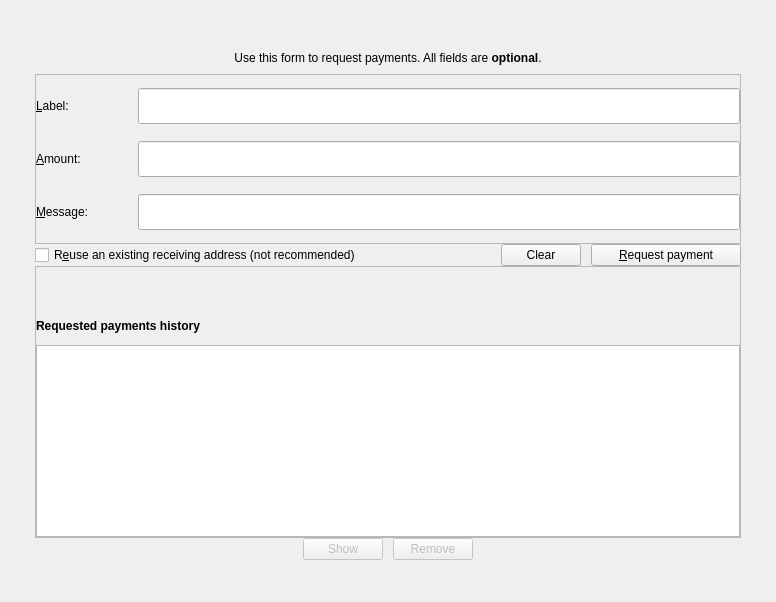
<?xml version="1.0" encoding="UTF-8"?>
<ui version="4.0">
 <class>ReceiveCoinsDialog</class>
 <widget class="QWidget" name="ReceiveCoinsDialog">
  <property name="geometry">
   <rect>
    <x>0</x>
    <y>0</y>
    <width>776</width>
    <height>602</height>
   </rect>
  </property>
  <property name="sizePolicy">
   <sizepolicy hsizetype="Preferred" vsizetype="MinimumExpanding">
    <horstretch>0</horstretch>
    <verstretch>0</verstretch>
   </sizepolicy>
  </property>
  <layout class="QVBoxLayout" name="verticalLayout" stretch="0">
   <property name="spacing">
    <number>0</number>
   </property>
   <property name="leftMargin">
    <number>35</number>
   </property>
   <property name="topMargin">
    <number>42</number>
   </property>
   <property name="rightMargin">
    <number>35</number>
   </property>
   <property name="bottomMargin">
    <number>42</number>
   </property>
   <item>
    <widget class="QFrame" name="mainFrame">
     <property name="sizePolicy">
      <sizepolicy hsizetype="Preferred" vsizetype="MinimumExpanding">
       <horstretch>0</horstretch>
       <verstretch>0</verstretch>
      </sizepolicy>
     </property>
     <property name="lineWidth">
      <number>0</number>
     </property>
     <layout class="QVBoxLayout" name="verticalLayout_6">
      <property name="spacing">
       <number>0</number>
      </property>
      <property name="leftMargin">
       <number>0</number>
      </property>
      <property name="topMargin">
       <number>0</number>
      </property>
      <property name="rightMargin">
       <number>0</number>
      </property>
      <property name="bottomMargin">
       <number>0</number>
      </property>
      <item>
       <layout class="QVBoxLayout" name="verticalLayout_5">
        <property name="spacing">
         <number>0</number>
        </property>
        <item>
         <widget class="QLabel" name="label_5">
          <property name="minimumSize">
           <size>
            <width>0</width>
            <height>32</height>
           </size>
          </property>
          <property name="text">
           <string>Use this form to request payments. All fields are &lt;b&gt;optional&lt;/b&gt;.</string>
          </property>
          <property name="alignment">
           <set>Qt::AlignCenter</set>
          </property>
         </widget>
        </item>
        <item>
         <widget class="QFrame" name="frame2">
          <property name="sizePolicy">
           <sizepolicy hsizetype="Preferred" vsizetype="MinimumExpanding">
            <horstretch>0</horstretch>
            <verstretch>0</verstretch>
           </sizepolicy>
          </property>
          <property name="frameShape">
           <enum>QFrame::StyledPanel</enum>
          </property>
          <property name="frameShadow">
           <enum>QFrame::Sunken</enum>
          </property>
          <layout class="QVBoxLayout" name="verticalLayout_3">
           <property name="spacing">
            <number>0</number>
           </property>
           <property name="leftMargin">
            <number>0</number>
           </property>
           <property name="topMargin">
            <number>0</number>
           </property>
           <property name="rightMargin">
            <number>0</number>
           </property>
           <property name="bottomMargin">
            <number>0</number>
           </property>
           <item>
            <layout class="QGridLayout" name="gridLayout">
             <property name="horizontalSpacing">
              <number>0</number>
             </property>
             <property name="verticalSpacing">
              <number>15</number>
             </property>
             <item row="0" column="0">
              <widget class="QLabel" name="label_2">
               <property name="sizePolicy">
                <sizepolicy hsizetype="Fixed" vsizetype="Fixed">
                 <horstretch>0</horstretch>
                 <verstretch>0</verstretch>
                </sizepolicy>
               </property>
               <property name="minimumSize">
                <size>
                 <width>102</width>
                 <height>38</height>
                </size>
               </property>
               <property name="toolTip">
                <string>An optional label to associate with the new receiving address.</string>
               </property>
               <property name="text">
                <string>&amp;Label:</string>
               </property>
               <property name="buddy">
                <cstring>reqLabel</cstring>
               </property>
              </widget>
             </item>
             <item row="0" column="1">
              <widget class="QLineEdit" name="reqLabel">
               <property name="minimumSize">
                <size>
                 <width>36</width>
                 <height>36</height>
                </size>
               </property>
               <property name="toolTip">
                <string>An optional label to associate with the new receiving address.</string>
               </property>
              </widget>
             </item>
             <item row="1" column="0">
              <widget class="QLabel" name="label">
               <property name="sizePolicy">
                <sizepolicy hsizetype="Fixed" vsizetype="Fixed">
                 <horstretch>0</horstretch>
                 <verstretch>0</verstretch>
                </sizepolicy>
               </property>
               <property name="minimumSize">
                <size>
                 <width>102</width>
                 <height>38</height>
                </size>
               </property>
               <property name="toolTip">
                <string>An optional amount to request. Leave this empty or zero to not request a specific amount.</string>
               </property>
               <property name="text">
                <string>&amp;Amount:</string>
               </property>
               <property name="buddy">
                <cstring>reqAmount</cstring>
               </property>
              </widget>
             </item>
             <item row="1" column="1">
              <widget class="BitcoinAmountField" name="reqAmount">
               <property name="minimumSize">
                <size>
                 <width>36</width>
                 <height>36</height>
                </size>
               </property>
               <property name="toolTip">
                <string>An optional amount to request. Leave this empty or zero to not request a specific amount.</string>
               </property>
              </widget>
             </item>
             <item row="2" column="0">
              <widget class="QLabel" name="label_3">
               <property name="sizePolicy">
                <sizepolicy hsizetype="Fixed" vsizetype="Fixed">
                 <horstretch>0</horstretch>
                 <verstretch>0</verstretch>
                </sizepolicy>
               </property>
               <property name="minimumSize">
                <size>
                 <width>102</width>
                 <height>38</height>
                </size>
               </property>
               <property name="toolTip">
                <string>An optional message to attach to the payment request, which will be displayed when the request is opened. Note: The message will not be sent with the payment over the SURFNODE network.</string>
               </property>
               <property name="text">
                <string>&amp;Message:</string>
               </property>
               <property name="buddy">
                <cstring>reqMessage</cstring>
               </property>
              </widget>
             </item>
             <item row="2" column="1">
              <widget class="QLineEdit" name="reqMessage">
               <property name="minimumSize">
                <size>
                 <width>36</width>
                 <height>36</height>
                </size>
               </property>
               <property name="toolTip">
                <string>An optional message to attach to the payment request, which will be displayed when the request is opened.&lt;br&gt;Note: The message will not be sent with the payment over the SURFNODE network.</string>
               </property>
              </widget>
             </item>
            </layout>
           </item>
          </layout>
         </widget>
        </item>
        <item>
         <layout class="QHBoxLayout" name="horizontalLayout_3">
          <property name="spacing">
           <number>10</number>
          </property>
          <item>
           <widget class="QCheckBox" name="reuseAddress">
            <property name="toolTip">
             <string>Reuse one of the previously used receiving addresses.&lt;br&gt;Reusing addresses has security and privacy issues.&lt;br&gt;Do not use this unless re-generating a payment request made before.</string>
            </property>
            <property name="text">
             <string>R&amp;euse an existing receiving address (not recommended)</string>
            </property>
           </widget>
          </item>
          <item>
           <spacer name="horizontalSpacer">
            <property name="orientation">
             <enum>Qt::Horizontal</enum>
            </property>
            <property name="sizeHint" stdset="0">
             <size>
              <width>40</width>
              <height>20</height>
             </size>
            </property>
           </spacer>
          </item>
          <item>
           <widget class="QPushButton" name="clearButton">
            <property name="sizePolicy">
             <sizepolicy hsizetype="Minimum" vsizetype="Fixed">
              <horstretch>0</horstretch>
              <verstretch>0</verstretch>
             </sizepolicy>
            </property>
            <property name="toolTip">
             <string>Clear all fields of the form.</string>
            </property>
            <property name="text">
             <string>Clear</string>
            </property>
            <property name="autoDefault">
             <bool>false</bool>
            </property>
           </widget>
          </item>
          <item>
           <widget class="QPushButton" name="receiveButton">
            <property name="minimumSize">
             <size>
              <width>150</width>
              <height>0</height>
             </size>
            </property>
            <property name="text">
             <string>&amp;Request payment</string>
            </property>
           </widget>
          </item>
         </layout>
        </item>
        <item>
         <widget class="QFrame" name="frame">
          <property name="sizePolicy">
           <sizepolicy hsizetype="Preferred" vsizetype="Maximum">
            <horstretch>0</horstretch>
            <verstretch>0</verstretch>
           </sizepolicy>
          </property>
          <property name="frameShape">
           <enum>QFrame::StyledPanel</enum>
          </property>
          <property name="frameShadow">
           <enum>QFrame::Raised</enum>
          </property>
          <layout class="QVBoxLayout" name="verticalLayout_2">
           <property name="spacing">
            <number>0</number>
           </property>
           <property name="leftMargin">
            <number>0</number>
           </property>
           <property name="topMargin">
            <number>0</number>
           </property>
           <property name="rightMargin">
            <number>0</number>
           </property>
           <property name="bottomMargin">
            <number>0</number>
           </property>
           <item>
            <spacer name="verticalSpacer">
             <property name="orientation">
              <enum>Qt::Vertical</enum>
             </property>
             <property name="sizeHint" stdset="0">
              <size>
               <width>20</width>
               <height>40</height>
              </size>
             </property>
            </spacer>
           </item>
           <item>
            <widget class="QLabel" name="label_6">
             <property name="minimumSize">
              <size>
               <width>0</width>
               <height>38</height>
              </size>
             </property>
             <property name="font">
              <font>
               <weight>75</weight>
               <bold>true</bold>
              </font>
             </property>
             <property name="text">
              <string>Requested payments history</string>
             </property>
            </widget>
           </item>
           <item>
            <widget class="QTableView" name="recentRequestsView">
             <property name="sizePolicy">
              <sizepolicy hsizetype="Expanding" vsizetype="Maximum">
               <horstretch>0</horstretch>
               <verstretch>0</verstretch>
              </sizepolicy>
             </property>
             <property name="palette">
              <palette>
               <active>
                <colorrole role="Text">
                 <brush brushstyle="SolidPattern">
                  <color alpha="255">
                   <red>51</red>
                   <green>51</green>
                   <blue>51</blue>
                  </color>
                 </brush>
                </colorrole>
               </active>
               <inactive>
                <colorrole role="Text">
                 <brush brushstyle="SolidPattern">
                  <color alpha="255">
                   <red>51</red>
                   <green>51</green>
                   <blue>51</blue>
                  </color>
                 </brush>
                </colorrole>
               </inactive>
               <disabled>
                <colorrole role="Text">
                 <brush brushstyle="SolidPattern">
                  <color alpha="255">
                   <red>85</red>
                   <green>85</green>
                   <blue>85</blue>
                  </color>
                 </brush>
                </colorrole>
               </disabled>
              </palette>
             </property>
             <property name="contextMenuPolicy">
              <enum>Qt::CustomContextMenu</enum>
             </property>
             <property name="tabKeyNavigation">
              <bool>false</bool>
             </property>
             <property name="sortingEnabled">
              <bool>true</bool>
             </property>
            </widget>
           </item>
          </layout>
         </widget>
        </item>
        <item>
         <layout class="QHBoxLayout" name="horizontalLayout_2">
          <property name="spacing">
           <number>10</number>
          </property>
          <item>
           <spacer name="horizontalSpacer_3">
            <property name="orientation">
             <enum>Qt::Horizontal</enum>
            </property>
            <property name="sizeHint" stdset="0">
             <size>
              <width>40</width>
              <height>20</height>
             </size>
            </property>
           </spacer>
          </item>
          <item>
           <widget class="QPushButton" name="showRequestButton">
            <property name="enabled">
             <bool>false</bool>
            </property>
            <property name="toolTip">
             <string>Show the selected request (does the same as double clicking an entry)</string>
            </property>
            <property name="text">
             <string>Show</string>
            </property>
            <property name="autoDefault">
             <bool>false</bool>
            </property>
           </widget>
          </item>
          <item>
           <widget class="QPushButton" name="removeRequestButton">
            <property name="enabled">
             <bool>false</bool>
            </property>
            <property name="toolTip">
             <string>Remove the selected entries from the list</string>
            </property>
            <property name="text">
             <string>Remove</string>
            </property>
            <property name="autoDefault">
             <bool>false</bool>
            </property>
           </widget>
          </item>
          <item>
           <spacer name="horizontalSpacer_2">
            <property name="orientation">
             <enum>Qt::Horizontal</enum>
            </property>
            <property name="sizeHint" stdset="0">
             <size>
              <width>40</width>
              <height>20</height>
             </size>
            </property>
           </spacer>
          </item>
         </layout>
        </item>
       </layout>
      </item>
     </layout>
    </widget>
   </item>
  </layout>
 </widget>
 <customwidgets>
  <customwidget>
   <class>BitcoinAmountField</class>
   <extends>QLineEdit</extends>
   <header>bitcoinamountfield.h</header>
   <container>1</container>
  </customwidget>
 </customwidgets>
 <tabstops>
  <tabstop>reqLabel</tabstop>
  <tabstop>reqAmount</tabstop>
  <tabstop>reqMessage</tabstop>
  <tabstop>recentRequestsView</tabstop>
  <tabstop>showRequestButton</tabstop>
  <tabstop>removeRequestButton</tabstop>
 </tabstops>
 <resources/>
 <connections/>
</ui>
